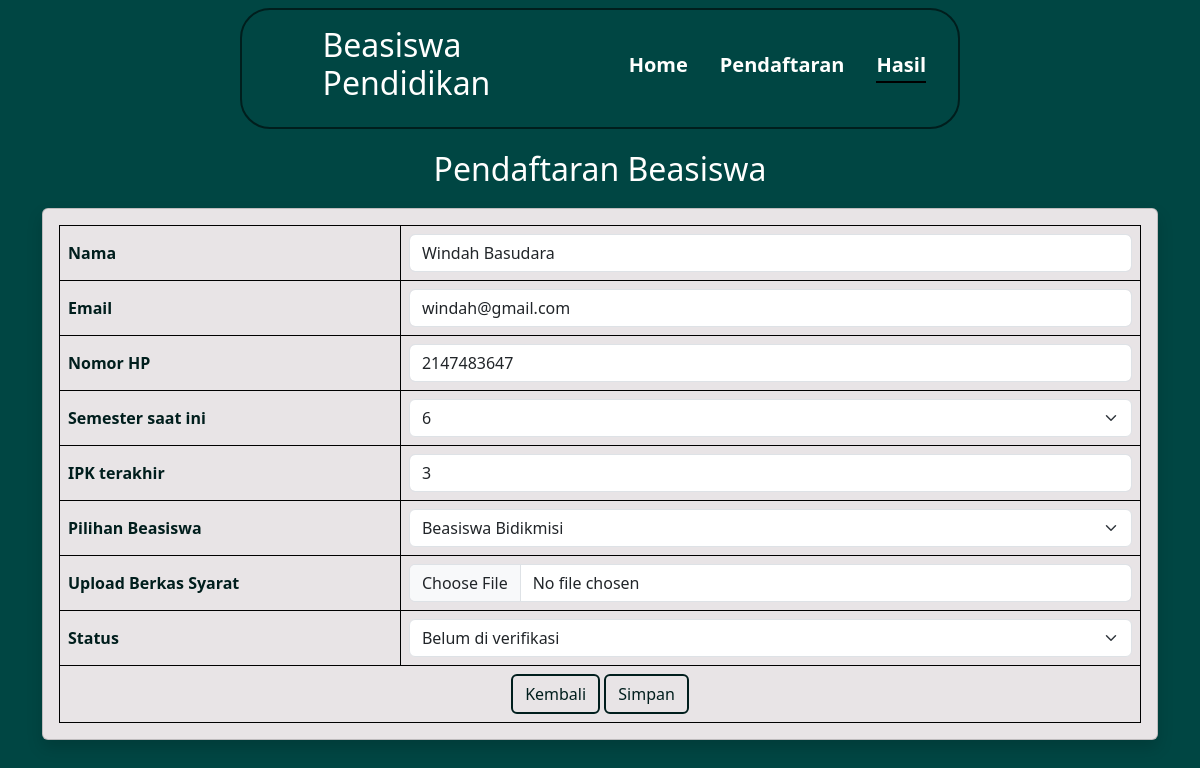
Screenshot of /edit.php?id=16 with the database file from the repository.
### tables this page shows
CREATE TABLE `pendaftaran` (
  `id` int(11) NOT NULL,
  `nama` varchar(300) NOT NULL,
  `email` varchar(300) NOT NULL,
  `nohp` int(11) NOT NULL,
  `semester` set('1','2','3','4','5','6','7','8') NOT NULL,
  `ipk` varchar(100) NOT NULL,
  `pilihan` set('Beasiswa Akademik','Beasiswa Non Akademik','Beasiswa Bidikmisi','Beasiswa Muhammadiyah') NOT NULL,
  `berkas` blob NOT NULL,
  `status` set('Belum di verifikasi','Verifikasi') NOT NULL
);

### config.php (called while the page is built, shortened)
<?php
function koneksi()
{
	$conn = mysqli_connect("localhost", "root", "", "beasiswa") or die("koneksi gagal");
	return $conn;
}
function query($query)
{
	$conn = koneksi();
	$result = mysqli_query($conn, $query);
	$rows = array();
	while ($row = mysqli_fetch_assoc($result)) {
		$rows[] = $row;
	}
	return $rows;
}
?>

### edit.php (the view, shortened to what this page needs)
<?php
include "config.php";
$id = $_GET["id"];
$pendaftaran = query("SELECT * FROM pendaftaran WHERE id = $id");
?>
<!DOCTYPE html>
<html lang="en">
<head>
    <link href="https://cdn.jsdelivr.net/npm/bootstrap@5.3.0/dist/css/bootstrap.min.css" rel="stylesheet">
    <link rel="stylesheet" href="https://cdnjs.cloudflare.com/ajax/libs/font-awesome/4.7.0/css/font-awesome.min.css">
</head>
<body>
    <nav>
        <div>
            <h2>Beasiswa Pendidikan</h2>
        </div>
        <ul class="navbar-links" id="menu-links">
            <li><a href="index.php #home">Home</a></li>
            <li><a href="daftar.php">Pendaftaran</a></li>
            <li><a href="hasil.php"  class="active">Hasil</a></li>
        </ul>
    </nav>
    <div class="container">
        <h2 id="title">Pendaftaran Beasiswa</h2>
        <div class="card shadow">
            <div class="card-body">
                <?php foreach($pendaftaran as $p) : ?>
                <form action="" method="post" enctype="multipart/form-data">
                    <table>
                        <tr>
                            <th>Nama</th>
                            <td>
                                <input value="<?php echo $p["nama"]; ?>" type="text" name="nama" class="form-control" placeholder="Masukkan Nama">
                            </td>
                        </tr>
                        <tr>
                            <th>Email</th>
                            <td>
                                <input value="<?php echo $p["email"]; ?>" type="email" name="email" class="form-control" placeholder="Masukkan Email">
                            </td>
                        </tr>
                        <tr>
                            <th>Nomor HP</th>
                            <td>
                                <input value="<?php echo $p["nohp"]; ?>" type="number" name="nohp" class="form-control" placeholder="Masukkan Nomor HP">
                            </td>
                        </tr>
                        <tr>
                            <th>Semester saat ini</th>
                            <td>
                                <select name="semester" id="" class="form-select">
                                    <option selected value="<?php echo $p["semester"]; ?>"><?php echo $p["semester"]; ?></option>
                                </select>
                            </td>
                        </tr>
                        <tr>
                            <th>IPK terakhir</th>
                            <td>
                                <input value="<?php echo $p["ipk"]; ?>" type="text" name="ipk" id="ipk_terakhir" class="form-control" readonly>
                            </td>
                        </tr>
                        <tr>
                            <th>Pilihan Beasiswa</th>
                            <td>
                                <select name="pilihan" id="" class="form-select">
                                    <option selected value="<?php echo $p["pilihan"]; ?>"><?php echo $p["pilihan"]; ?></option>
                                </select>
                            </td>
                        </tr>
                        <tr>
                            <th>Upload Berkas Syarat</th>
                            <td>
                                <input value="<?php echo $p["ipk"]; ?>" type="file" name="berkas" class="form-control">
                            </td>
                        </tr>
                        <tr>
                            <th>Status</th>
                            <td>
                                <select name="status" id="" class="form-select">
                                    <option selected value="<?php echo $p["status"]; ?>"><?php echo $p["status"]; ?></option>
                                </select>
                            </td>
                        </tr>
                        <tr>
                            <td colspan="2" style="text-align: center;">
                                <a href="hasil.php" class="btn">Kembali</a>
                                <button type="submit" name="ubah" class="btn">Simpan</button>
                            </td>
                        </tr>
                    </table>
                </form>
                <?php endforeach; ?>
            </div>
        </div>
    </div>
</body>
</html>

### edit.php (style rules this page uses)
html body { background-color: #004643; }
#title { color: #fffffe; display: flex; justify-content: center; margin-top: 150px; }
nav { background-color: #004643; display: flex; padding: 1rem 2rem; justify-content: space-between; position: fixed; top: 1%; left: 20%; right: 20%; border-radius: 30px; z-index: 2; border: 2px solid #001e1d; }
nav ul { display: flex; align-items: center; gap: 2rem; list-style: none; margin-top: 10px; }
nav ul li a { text-decoration: none; color: #fffffe; font-weight: 600; padding: 3px 0; transition: all; transition-duration: 300ms; font-size: 20px; }
nav ul li a.active { border-bottom: 2px solid black; }
nav div h2 { display: flex; align-items: center; gap: 5px; color: #fffffe; }
.card { z-index: 1; margin-top: 20px; background-color: #e8e4e6; }
table { border-collapse: collapse; display: flex; justify-content: center; color: #004643; }
th, td { border: 1px solid black; padding: 8px; text-align: left; width: 900px; color: #004643; }
table tr th { color: #001e1d; width: 400px; }
td input { color: #001e1d; }
td input::placeholder { color: #001e1d; }
tr td .btn { background-color: #e8e4e6; color: #001e1d; border: 2px solid #001e1d; }

### rows the page displays
pendaftaran: nama "Windah Basudara", email "windah@gmail.com", nohp "2147483647", semester "6", ipk "3", pilihan "Beasiswa Bidikmisi", status "Belum di verifikasi"
